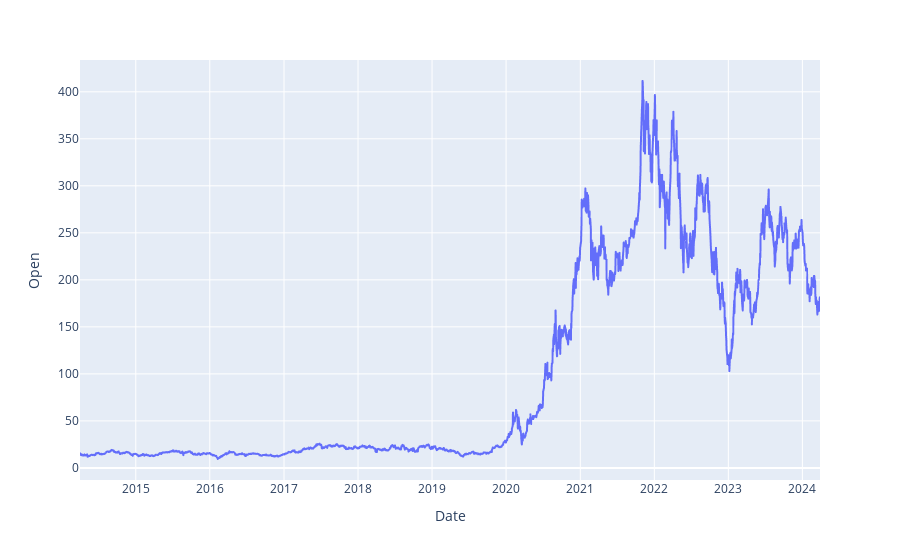
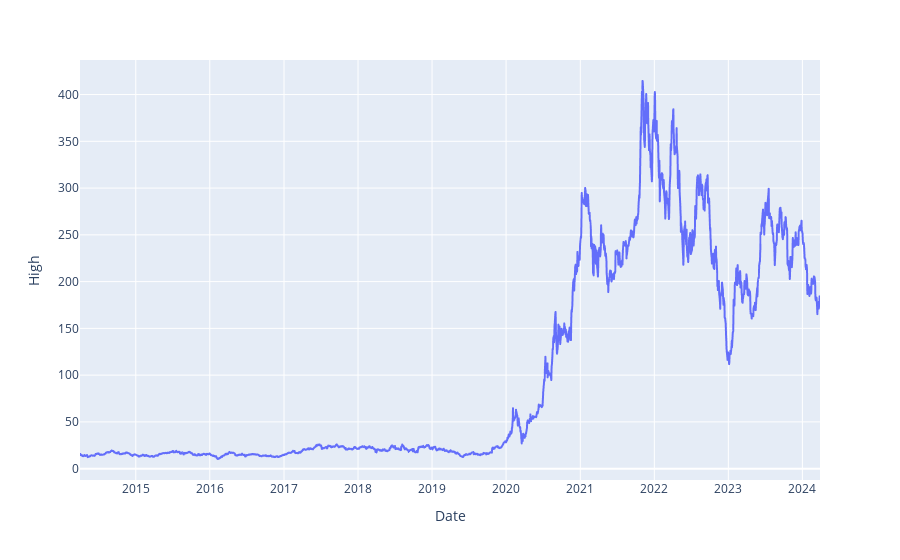
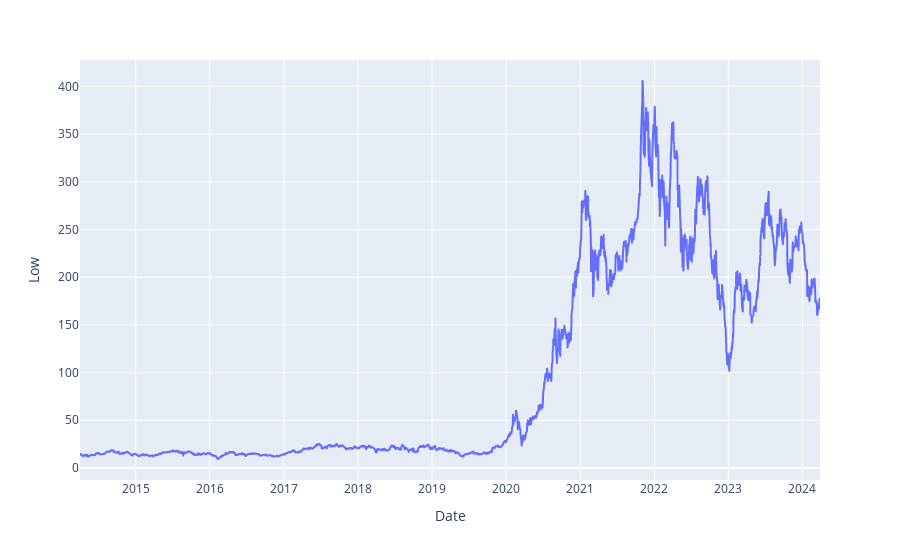
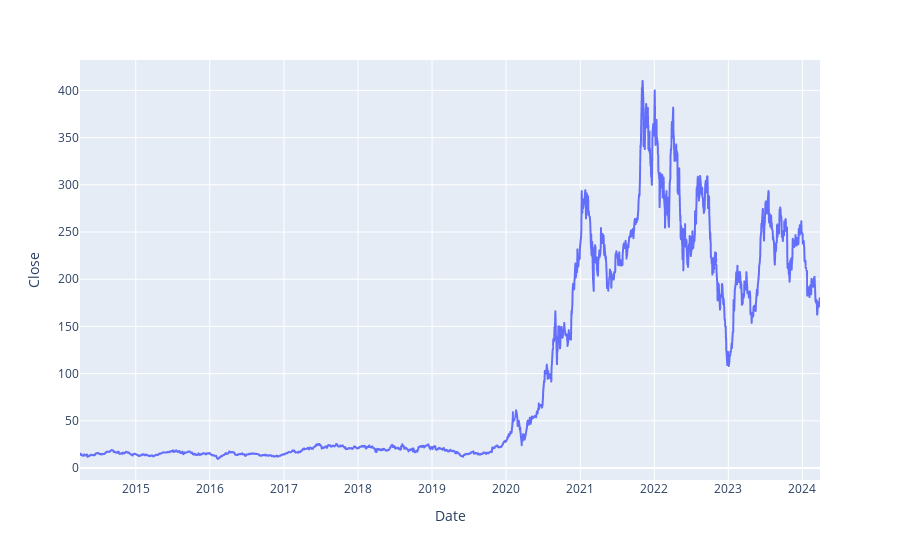

The cell these charts' notebook holds for them, in order:
### Markdown cell above
Stock's progression with time

### Code cell
for i in df.columns[1:5]:
    fig = px.line(df, y=i, x=df.columns[0])
    fig.show()

### Figure 1 — Plotly figure (JSON) as saved in the notebook; plotly's stock layout.template omitted (floating-point values rounded to 4 significant figures; data arrays with more than 128 entries replaced by an {"elided": "..."} marker saying what was removed)
{"data": [{"hovertemplate": "Date=%{x}<br>Open=%{y}<extra></extra>", "legendgroup": "", "line": {"color": "#636efa", "dash": "solid"}, "marker": {"symbol": "circle"}, "mode": "lines", "name": "", "showlegend": false, "type": "scattergl", "x": {"elided": "2516 str values"}, "xaxis": "x", "y": {"elided": "2516 float values"}, "yaxis": "y"}], "layout": {"autosize": true, "legend": {"tracegroupgap": 0}, "margin": {"t": 60}, "xaxis": {"anchor": "y", "autorange": true, "domain": [0, 1], "range": ["2014-04-01", "2024-03-28"], "title": {"text": "Date"}, "type": "date"}, "yaxis": {"anchor": "x", "autorange": true, "domain": [0, 1], "range": [-12.84, 433.8], "title": {"text": "Open"}, "type": "linear"}}}

### Figure 2 — Plotly figure (JSON) as saved in the notebook; plotly's stock layout.template omitted (floating-point values rounded to 4 significant figures; data arrays with more than 128 entries replaced by an {"elided": "..."} marker saying what was removed)
{"data": [{"hovertemplate": "Date=%{x}<br>High=%{y}<extra></extra>", "legendgroup": "", "line": {"color": "#636efa", "dash": "solid"}, "marker": {"symbol": "circle"}, "mode": "lines", "name": "", "showlegend": false, "type": "scattergl", "x": {"elided": "2516 str values"}, "xaxis": "x", "y": {"elided": "2516 float values"}, "yaxis": "y"}], "layout": {"autosize": true, "legend": {"tracegroupgap": 0}, "margin": {"t": 60}, "xaxis": {"anchor": "y", "autorange": true, "domain": [0, 1], "range": ["2014-04-01", "2024-03-28"], "title": {"text": "Date"}, "type": "date"}, "yaxis": {"anchor": "x", "autorange": true, "domain": [0, 1], "range": [-12.12, 437.0], "title": {"text": "High"}, "type": "linear"}}}

### Figure 3 — Plotly figure (JSON) as saved in the notebook; plotly's stock layout.template omitted (floating-point values rounded to 4 significant figures; data arrays with more than 128 entries replaced by an {"elided": "..."} marker saying what was removed)
{"data": [{"hovertemplate": "Date=%{x}<br>Low=%{y}<extra></extra>", "legendgroup": "", "line": {"color": "#636efa", "dash": "solid"}, "marker": {"symbol": "circle"}, "mode": "lines", "name": "", "showlegend": false, "type": "scattergl", "x": {"elided": "2516 str values"}, "xaxis": "x", "y": {"elided": "2516 float values"}, "yaxis": "y"}], "layout": {"autosize": true, "legend": {"tracegroupgap": 0}, "margin": {"t": 60}, "xaxis": {"anchor": "y", "autorange": true, "domain": [0, 1], "range": ["2014-04-01", "2024-03-28"], "title": {"text": "Date"}, "type": "date"}, "yaxis": {"anchor": "x", "autorange": true, "domain": [0, 1], "range": [-12.61, 427.7], "title": {"text": "Low"}, "type": "linear"}}}

### Figure 4 — Plotly figure (JSON) as saved in the notebook; plotly's stock layout.template omitted (floating-point values rounded to 4 significant figures; data arrays with more than 128 entries replaced by an {"elided": "..."} marker saying what was removed)
{"data": [{"hovertemplate": "Date=%{x}<br>Close=%{y}<extra></extra>", "legendgroup": "", "line": {"color": "#636efa", "dash": "solid"}, "marker": {"symbol": "circle"}, "mode": "lines", "name": "", "showlegend": false, "type": "scattergl", "x": {"elided": "2516 str values"}, "xaxis": "x", "y": {"elided": "2516 float values"}, "yaxis": "y"}], "layout": {"autosize": true, "legend": {"tracegroupgap": 0}, "margin": {"t": 60}, "xaxis": {"anchor": "y", "autorange": true, "domain": [0, 1], "range": ["2014-04-01", "2024-03-28"], "title": {"text": "Date"}, "type": "date"}, "yaxis": {"anchor": "x", "autorange": true, "domain": [0, 1], "range": [-12.67, 432.2], "title": {"text": "Close"}, "type": "linear"}}}
